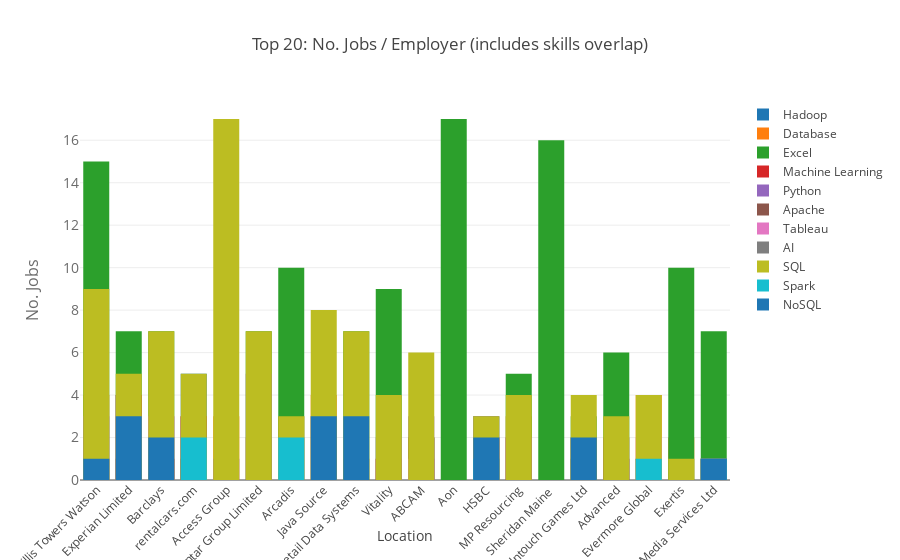

Notebook code for this chart:
### Code cell
job_df_location = found_df.groupby(by="employerName").sum()
job_df_location['Total'] = job_df_location[list(skills_true)].sum(axis=1)

job_df_top_20 = job_df_location.nlargest(20, 'Total') # Can order by value the value of keywords by changing 'Total' to keywords[0] (Python)

top_companies_list = job_df_top_20.index.tolist()

graphs = []

for i in skills_true:
    temp = {}
    temp_df = found_df[found_df["{}".format(i)] == 1]
    temp_df = temp_df.groupby(by=["employerName"]).nunique()
    temp_df = temp_df.reindex(top_companies_list)
    temp['x'] = temp_df.index.tolist()
    temp['y'] = temp_df['jobId'].tolist()
    temp["name"] = i
    temp["type"] = "bar"
    graphs.append(temp)
            
            
layout = go.Layout(
    xaxis=dict(tickangle=-45,title='Location'), barmode='overlay',
    yaxis=dict(
        title='No. Jobs',
        titlefont=dict(
            size=16,
            color='rgb(107, 107, 107)'
        ),
        tickfont=dict(
            size=14,
            color='rgb(107, 107, 107)'
        )
    ),
    title='Top 20: No. Jobs / Employer (includes skills overlap)',
    showlegend=True
    
)

fig = go.Figure(data=graphs, layout=layout)
iplot(fig, filename='jobs_employer_skills.html')

### Figure 1 — Plotly figure (JSON) as saved in the notebook; plotly's stock layout.template omitted (floating-point values rounded to 4 significant figures)
{"data": [{"name": "Hadoop", "type": "bar", "uid": "7ce0fa12-eb53-4186-8f21-51242fa9c657", "x": ["Willis Towers Watson", "Experian Limited", "Barclays", "rentalcars.com", "Access Group", "Kantar Group Limited", "Arcadis", "Java Source", "Zonal Retail Data Systems", " Vitality", "ABCAM", "Aon", "HSBC", "MP Resourcing", "Sheridan Maine ", "Intouch Games Ltd", "Advanced", "Evermore Global", "Exertis", "Perform Media Services Ltd"], "y": [null, 4, null, 5, null, null, null, null, null, null, 1, null, 2, null, null, 1, null, 1, null, null]}, {"name": "Database", "type": "bar", "uid": "ecc42859-c81b-43b6-b8df-a85790fce4ec", "x": ["Willis Towers Watson", "Experian Limited", "Barclays", "rentalcars.com", "Access Group", "Kantar Group Limited", "Arcadis", "Java Source", "Zonal Retail Data Systems", " Vitality", "ABCAM", "Aon", "HSBC", "MP Resourcing", "Sheridan Maine ", "Intouch Games Ltd", "Advanced", "Evermore Global", "Exertis", "Perform Media Services Ltd"], "y": [4, 1, null, 3, 3, 2, 3, 4, 1, 1, 2, null, 1, 3, null, 2, 1, 4, 2, 1]}, {"name": "Excel", "type": "bar", "uid": "03466318-e192-4348-bf94-1aeaea5d968a", "x": ["Willis Towers Watson", "Experian Limited", "Barclays", "rentalcars.com", "Access Group", "Kantar Group Limited", "Arcadis", "Java Source", "Zonal Retail Data Systems", " Vitality", "ABCAM", "Aon", "HSBC", "MP Resourcing", "Sheridan Maine ", "Intouch Games Ltd", "Advanced", "Evermore Global", "Exertis", "Perform Media Services Ltd"], "y": [15, 7, 7, 1, null, 7, 10, null, 7, 9, 2, 17, 3, 5, 16, 3, 6, 1, 10, 7]}, {"name": "Machine Learning", "type": "bar", "uid": "0ef4de4d-7d0b-4f17-89a9-3f3d6cf16d80", "x": ["Willis Towers Watson", "Experian Limited", "Barclays", "rentalcars.com", "Access Group", "Kantar Group Limited", "Arcadis", "Java Source", "Zonal Retail Data Systems", " Vitality", "ABCAM", "Aon", "HSBC", "MP Resourcing", "Sheridan Maine ", "Intouch Games Ltd", "Advanced", "Evermore Global", "Exertis", "Perform Media Services Ltd"], "y": [null, 4, 1, 3, null, null, null, null, null, 1, null, null, 2, 2, null, null, null, null, null, 1]}, {"name": "Python", "type": "bar", "uid": "896eefb5-16a4-40d4-aa5e-e51e790ffc42", "x": ["Willis Towers Watson", "Experian Limited", "Barclays", "rentalcars.com", "Access Group", "Kantar Group Limited", "Arcadis", "Java Source", "Zonal Retail Data Systems", " Vitality", "ABCAM", "Aon", "HSBC", "MP Resourcing", "Sheridan Maine ", "Intouch Games Ltd", "Advanced", "Evermore Global", "Exertis", "Perform Media Services Ltd"], "y": [3, 1, 3, null, 1, 5, 2, null, null, 2, 3, null, 3, 2, null, null, 1, null, null, 1]}, {"name": "Apache", "type": "bar", "uid": "175070be-661a-49fc-a006-cab7721f1414", "x": ["Willis Towers Watson", "Experian Limited", "Barclays", "rentalcars.com", "Access Group", "Kantar Group Limited", "Arcadis", "Java Source", "Zonal Retail Data Systems", " Vitality", "ABCAM", "Aon", "HSBC", "MP Resourcing", "Sheridan Maine ", "Intouch Games Ltd", "Advanced", "Evermore Global", "Exertis", "Perform Media Services Ltd"], "y": [null, null, 1, 3, null, null, null, 3, null, null, 2, null, null, null, null, 2, 2, null, null, null]}, {"name": "Tableau", "type": "bar", "uid": "8030d996-c0a5-4c90-bffb-3a1777500193", "x": ["Willis Towers Watson", "Experian Limited", "Barclays", "rentalcars.com", "Access Group", "Kantar Group Limited", "Arcadis", "Java Source", "Zonal Retail Data Systems", " Vitality", "ABCAM", "Aon", "HSBC", "MP Resourcing", "Sheridan Maine ", "Intouch Games Ltd", "Advanced", "Evermore Global", "Exertis", "Perform Media Services Ltd"], "y": [null, 3, 3, null, null, null, null, null, null, null, 1, null, null, null, null, null, null, 2, null, null]}, {"name": "AI", "type": "bar", "uid": "4d43a3c5-5426-4927-aa1e-9d2799682a80", "x": ["Willis Towers Watson", "Experian Limited", "Barclays", "rentalcars.com", "Access Group", "Kantar Group Limited", "Arcadis", "Java Source", "Zonal Retail Data Systems", " Vitality", "ABCAM", "Aon", "HSBC", "MP Resourcing", "Sheridan Maine ", "Intouch Games Ltd", "Advanced", "Evermore Global", "Exertis", "Perform Media Services Ltd"], "y": [1, 1, null, 1, null, null, null, null, null, null, null, null, null, null, null, null, null, null, null, null]}, {"name": "SQL", "type": "bar", "uid": "e0623f4f-d629-4272-86c0-d875860d501f", "x": ["Willis Towers Watson", "Experian Limited", "Barclays", "rentalcars.com", "Access Group", "Kantar Group Limited", "Arcadis", "Java Source", "Zonal Retail Data Systems", " Vitality", "ABCAM", "Aon", "HSBC", "MP Resourcing", "Sheridan Maine ", "Intouch Games Ltd", "Advanced", "Evermore Global", "Exertis", "Perform Media Services Ltd"], "y": [9, 5, 7, 5, 17, 7, 3, 8, 7, 4, 6, null, 3, 4, null, 4, 3, 4, 1, 1]}, {"name": "Spark", "type": "bar", "uid": "487b15fa-7826-4a83-8b07-b8470a147062", "x": ["Willis Towers Watson", "Experian Limited", "Barclays", "rentalcars.com", "Access Group", "Kantar Group Limited", "Arcadis", "Java Source", "Zonal Retail Data Systems", " Vitality", "ABCAM", "Aon", "HSBC", "MP Resourcing", "Sheridan Maine ", "Intouch Games Ltd", "Advanced", "Evermore Global", "Exertis", "Perform Media Services Ltd"], "y": [null, null, null, 2, null, null, 2, null, null, null, null, null, 1, null, null, null, null, 1, null, 1]}, {"name": "NoSQL", "type": "bar", "uid": "560177fb-e107-4e0f-9f58-540246c0c100", "x": ["Willis Towers Watson", "Experian Limited", "Barclays", "rentalcars.com", "Access Group", "Kantar Group Limited", "Arcadis", "Java Source", "Zonal Retail Data Systems", " Vitality", "ABCAM", "Aon", "HSBC", "MP Resourcing", "Sheridan Maine ", "Intouch Games Ltd", "Advanced", "Evermore Global", "Exertis", "Perform Media Services Ltd"], "y": [1, 3, 2, null, null, null, null, 3, 3, null, null, null, 2, null, null, 2, null, null, null, 1]}], "layout": {"autosize": true, "barmode": "overlay", "showlegend": true, "title": {"text": "Top 20: No. Jobs / Employer (includes skills overlap)"}, "xaxis": {"autorange": true, "range": [-0.5, 19.5], "tickangle": -45, "title": {"text": "Location"}, "type": "category"}, "yaxis": {"autorange": true, "range": [0, 17.89], "tickfont": {"color": "rgb(107, 107, 107)", "size": 14}, "title": {"font": {"color": "rgb(107, 107, 107)", "size": 16}, "text": "No. Jobs"}, "type": "linear"}}}
